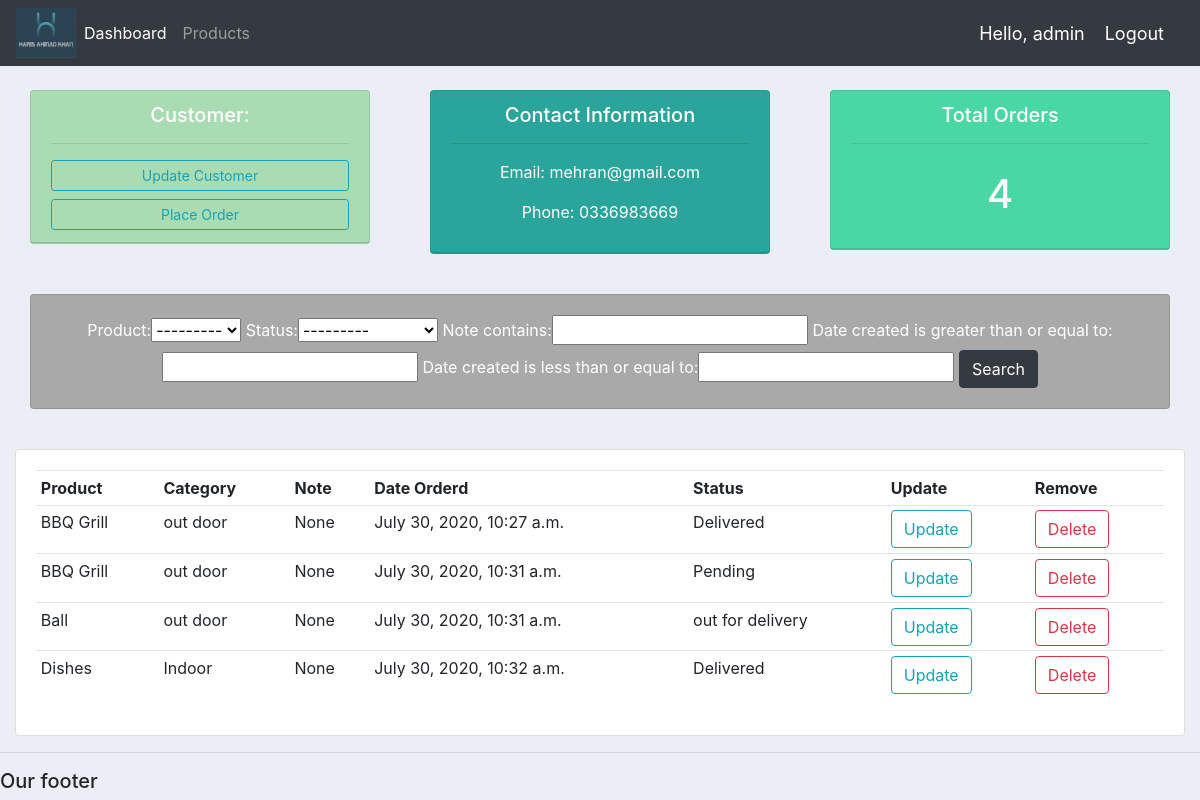
The page /customer/2/ (signed in) on the database its author committed.
### accounts/models.py (models this page shows, shortened)
class Customer(models.Model):
    name = models.CharField(max_length=200, null=True)
    phone = models.CharField(max_length=200, null=True)
    email = models.CharField(max_length=200, null=True)
    date_created = models.DateTimeField(auto_now_add=True, null=True)

class Order(models.Model):
    STATUS = (
        ('Pending', 'Pending'),
        ('Out for delivery', 'Out for delivery'),
        ('Delivered', 'Delivered'),
    )
    customer = models.ForeignKey(Customer, null=True, on_delete=models.SET_NULL)
    product = models.ForeignKey(Product, null=True, on_delete=models.SET_NULL)
    date_created = models.DateTimeField(auto_now_add=True, null=True)
    status = models.CharField(max_length=200, null=True, choices=STATUS)
    note = models.CharField(max_length=1000, null=True)

class Product(models.Model):
    CATEGORY = (
        ('Indoor', 'Indoor'),
        ('Out Door', 'Out Door'),
    )
    name = models.CharField(max_length=200, null=True)
    price = models.FloatField(null=True)
    category = models.CharField(max_length=200, null=True, choices=CATEGORY)
    description = models.CharField(max_length=200, null=True, blank=True)
    date_created = models.DateTimeField(auto_now_add=True, null=True)
    tags = models.ManyToManyField(Tag)
    def __str__(self):
        return self.name

### accounts/views.py (the view)
# urls.py: path('customer/<str:pk_test>/', views.customer, name="customer"),
@login_required(login_url='login')
def customer(request, pk_test):
    customer = Customer.objects.get(id=pk_test)
    orders = customer.order_set.all()
    order_count = orders.count()
    myFilter = OrderFilter(request.GET, queryset=orders)
    orders = myFilter.qs
    context = {'customer': customer, 'orders': orders, 'order_count': order_count,
               'myFilter': myFilter}
    return render(request, 'accounts/customer.html', context)

### accounts/templates/accounts/customer.html
{%  extends 'accounts/main.html' %}
{% block content %}
	<br>
<div class="row">
    <div class="col">
        <div class="col-md">
            <div class="card text-center text-white mb-3" id="update_customer" style="background-color: #afe4b9;">
                <div class="card-header">
			        <h5>Customer:</h5>
			        <hr>
			        <a class="btn btn-outline-info  btn-sm btn-block" href="">Update Customer</a>
			        <a class="btn btn-outline-info  btn-sm btn-block" href="{% url 'create_order' customer.id %}">Place Order</a>
                </div>
		    </div>
	    </div>
    </div>
    <div class="col">
        <div class="col-md">
            <div class="card text-center text-white mb-3" id="contact_information" style="background-color: #2caba1;">
                <div class="card-header">
			        <h5>Contact Information</h5>
			        <hr>
			        <p>Email: {{customer.email}}</p>
			        <p>Phone: {{customer.phone}}</p>
		        </div>
	        </div>
        </div>
    </div>
    <div class="col">
        <div class="col-md">
            <div class="card text-center text-white mb-3" id="total_orders" style="background-color: #4cdea9;">
                <div class="card-header">
			        <h5>Total Orders</h5>
			        <hr>
			        <h1 style="text-align: center;padding: 10px">{{order_count}}</h1>
		        </div>
	        </div>
        </div>
    </div>
</div>
<br>
<div class="row">
	<div class="col">
        <div class="col-md">
		    <div class="card card-body text-center text-white mb-3" id="search_table" style="background-color: darkgrey">
			    <form method="get">
                    {{ myFilter.form }}
		        <button class="btn btn-dark btn-md" type="submit">Search</button>
		        </form>
            </div>
		</div>
	</div>
</div>
<br>
<div class="row">
	<div class="col-md">
		<div class="card card-body">
			<table class="table table-sm">
				<tr>
					<th>Product</th>
                    <th>Category</th>
					<th>Note</th>
					<th>Date Orderd</th>
					<th>Status</th>
					<th>Update</th>
					<th>Remove</th>
				</tr>
				{% for order in orders %}
				<tr>
					<td>{{order.product}}</td>
                    <td>{{order.product.category}}</td>
					<td>{{order.note}}</td>
					<td>{{order.date_created}}</td>
					<td>{{order.status}}</td>
					<td><a class="btn btn-outline-info btn-md" href="{% url 'update_order' order.id %}">Update</a></td>
					<td><a class="btn btn-outline-danger btn-md" href="{% url 'delete_order' order.id %}">Delete</a></td>
				</tr>
				{% endfor %}
			</table>
		</div>
	</div>
</div>
{% endblock %}

### accounts/templates/accounts/navbar.html (shortened to what this page needs)
{% load static %}
<nav class="navbar navbar-expand-lg navbar-dark bg-dark">
 <img id="logo" src="{% static 'images/logo.png' %}" alt="logo">
  <div class="collapse navbar-collapse" id="navbarNav">
    <ul class="navbar-nav">
      <li class="nav-item active">
        <a class="nav-link" href="{% url 'home' %}">Dashboard</a>
      </li>
      <li class="nav-item">
        <a class="nav-link" href="{% url 'products' %}">Products</a>
      </li>
    </ul>
  </div>
  <span class="hello-msg">Hello, {{request.user}}</span>
  <span ><a  class="hello-msg" href="{% url 'logout' %}">Logout</a></span>
</nav>

### static/css/main_css.css (style rules this page uses)
#logo { width: 80px; height: 50px; }
body { background-color: #ebeff5; }

### accounts/templates/accounts/navbar.html (style rules this page uses)
.hello-msg { font-size: 18px; color: #fff; margin-right: 20px; }
#logo { width: 60px; height: 50px; }

### rows shown on the page
Customer: email "mehran@gmail.com", phone "0336983669"
Order: product "BBQ Grill", product.category "out door", note "None", date_created "July 30, 2020, 10:27 a.m.", status "Delivered"
Order: product "BBQ Grill", product.category "out door", note "None", date_created "July 30, 2020, 10:31 a.m.", status "Pending"
Order: product "Ball", product.category "out door", note "None", date_created "July 30, 2020, 10:31 a.m.", status "out for delivery"
Order: product "Dishes", product.category "Indoor", note "None", date_created "July 30, 2020, 10:32 a.m.", status "Delivered"

### other values the page prints
{{ request.user }} "admin"
{{ order_count }} "4"
